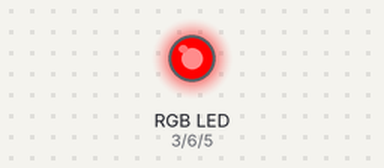
The sketch below on a simulated Arduino Uno, built with avr-gcc and run on an emulated ATmega328P. Shown: an RGB LED mixed from three pins (HIGH = lit).

Above: at 0.2 s.
At 1.7 s:
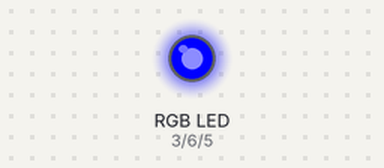
At 3.2 s:
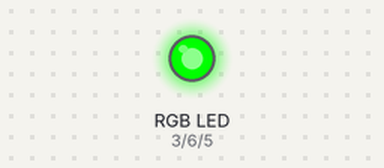
At 4.0 s:
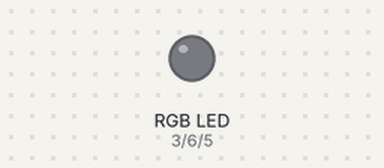
Timing chart, 0 to 5.9 s (numbered marks = the images above):
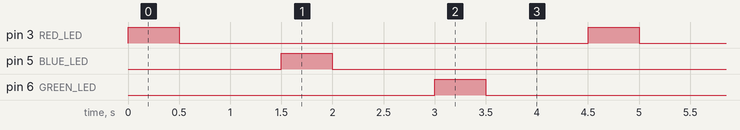

Measured:
- by itself, pin 3 (RED_LED), pin 5 (BLUE_LED), pin 6 (GREEN_LED): alternates HIGH for 0.50 s and LOW for 4.0 s
- by itself, everything shown: repeats every 4.5 s, in 6 steps

The sketch:

l10_Blink_RGB_LED.ino
```cpp
#define RED_LED 3     // Alternatively: const int RED_LED = 3;
#define BLUE_LED 5
#define GREEN_LED 6


void setup() {
  // put your setup code here, to run once:
  pinMode(RED_LED, OUTPUT);
  pinMode(BLUE_LED, OUTPUT);
  pinMode(GREEN_LED, OUTPUT);
}

void loop() {
  // put your main code here, to run repeatedly:
  digitalWrite(RED_LED, HIGH);
  delay(500);
  digitalWrite(RED_LED, LOW);
  delay(1000);
  digitalWrite(BLUE_LED, HIGH);
  delay(500);
  digitalWrite(BLUE_LED, LOW);
  delay(1000);
  digitalWrite(GREEN_LED, HIGH);
  delay(500);
  digitalWrite(GREEN_LED, LOW);
  delay(1000);
}
```
